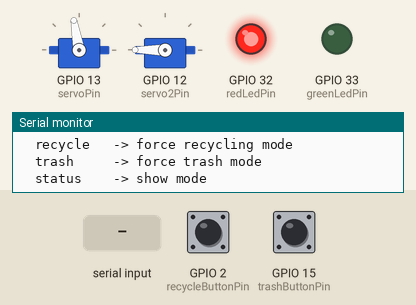
Bench run of a sketch on a simulated ESP32. Shown: 2 × servo, output pins drawn as LEDs (lit = HIGH), the last lines printed to the serial monitor. The inputs (shaded band) are chosen by the test bench; at power-on: GPIO 2 (recycleButtonPin) HIGH, GPIO 15 (trashButtonPin) HIGH. WiFi joins after 1.5 s; servers stay silent unless stated; the camera gives no picture.

Above: at 3.1 s.
3.2 s: GPIO 2 (recycleButtonPin) pulled LOW for 0.15 s
At 3.7 s:
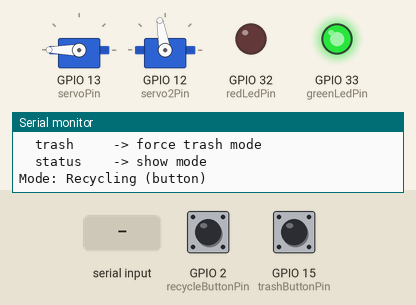
4.8 s: GPIO 15 (trashButtonPin) pulled LOW for 0.15 s
At 6.1 s:
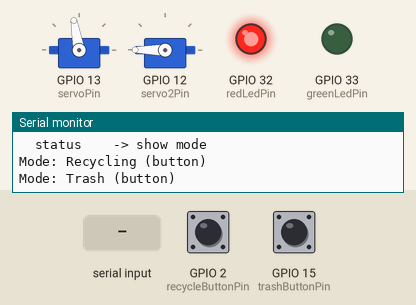
8.1 s: "recycle\n" received over Serial
At 9.2 s:
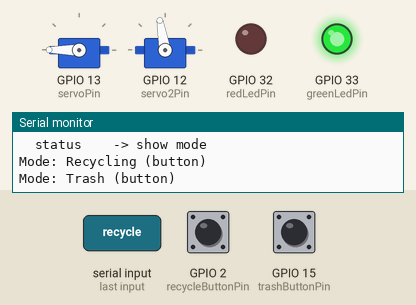
9.6 s: "Trash\n" received over Serial
At 10.3 s:
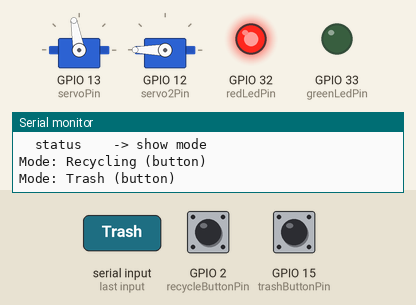
Timing chart, 0 to 12.1 s (numbered marks = the images above; inputs shaded):
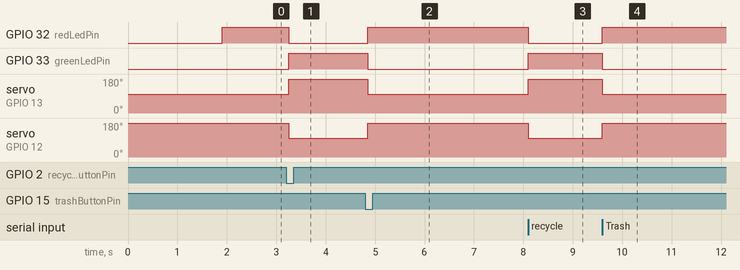

Measured:
- after the input at 3.2 s, GPIO 32 (redLedPin): HIGH → LOW after 0.05 s; GPIO 33 (greenLedPin): LOW → HIGH after 0.05 s; servo on GPIO 13 (servoPin): 100° → 180° after 0.05 s; servo on GPIO 12 (servo2Pin): 180° → 100° after 0.05 s
- after the input at 4.8 s, GPIO 32 (redLedPin): LOW → HIGH after 0.05 s; GPIO 33 (greenLedPin): HIGH → LOW after 0.05 s; servo on GPIO 13 (servoPin): 180° → 100° after 0.05 s; servo on GPIO 12 (servo2Pin): 100° → 180° after 0.05 s
- after the input at 8.1 s, GPIO 32 (redLedPin): HIGH → LOW at once; GPIO 33 (greenLedPin): LOW → HIGH at once; servo on GPIO 13 (servoPin): 100° → 180° at once; servo on GPIO 12 (servo2Pin): 180° → 100° at once
- after the input at 9.6 s, GPIO 32 (redLedPin): LOW → HIGH at once; GPIO 33 (greenLedPin): HIGH → LOW at once; servo on GPIO 13 (servoPin): 180° → 100° at once; servo on GPIO 12 (servo2Pin): 100° → 180° at once

The sketch:

arduino_cam_to_AWS.ino
```cpp
#include "esp_camera.h"
#include <WiFi.h>
#include <HTTPClient.h>           // <---- Added for AWS POST
#include <ESP32Servo.h>
#include <WebServer.h>

// ====== Wi-Fi credentials ======
const char* ssid = "wyattphone";
const char* password = "minecraft";

// ===== AWS API Gateway Endpoint =====
// REPLACE THIS WITH YOUR REAL ENDPOINT
String awsUrl = "https://YOUR_API_ID.execute-api.YOUR_REGION.amazonaws.com/analyze";

// ====== Camera Pin Mapping (Freenove ESP32-WROVER) ======
#define PWDN_GPIO_NUM    -1
#define RESET_GPIO_NUM   -1
#define XCLK_GPIO_NUM    21
#define SIOD_GPIO_NUM    26
#define SIOC_GPIO_NUM    27

#define Y9_GPIO_NUM      35
#define Y8_GPIO_NUM      34
#define Y7_GPIO_NUM      39
#define Y6_GPIO_NUM      36
#define Y5_GPIO_NUM      19
#define Y4_GPIO_NUM      18
#define Y3_GPIO_NUM      5
#define Y2_GPIO_NUM      4
#define VSYNC_GPIO_NUM   25
#define HREF_GPIO_NUM    23
#define PCLK_GPIO_NUM    22

WebServer server(80);

// ====== Servo + LEDs ======
Servo myServo;
Servo myServo2;

const int recycleButtonPin = 2;
const int trashButtonPin = 15;
const int greenLedPin = 33;
const int redLedPin = 32;
const int servoPin = 13;
const int servo2Pin = 12;

bool isRecycling = false;
bool lastRecycleButton = HIGH;
bool lastTrashButton = HIGH;

// ===== Function Prototypes =====
void startCameraServer();
void handle_jpg_stream();
void updateSystem();
void handleSerialInput(String cmd);

// ===== AWS Function Prototype =====
String sendImageToAWS();

// ===== Setup =====
void setup() {
  Serial.begin(115200);
  Serial.println("\nStarting ESP32 Camera...");

  WiFi.begin(ssid, password);
  Serial.printf("Connecting to WiFi %s\n", ssid);
  while (WiFi.status() != WL_CONNECTED) {
    delay(400); Serial.print(".");
  }
  Serial.println("\nWiFi connected!");

  Serial.print("Stream URL: http://");
  Serial.println(WiFi.localIP());

  // ===== Camera Config =====
  camera_config_t config;
  config.ledc_channel = LEDC_CHANNEL_0;
  config.ledc_timer = LEDC_TIMER_0;
  config.pin_d0 = Y2_GPIO_NUM;
  config.pin_d1 = Y3_GPIO_NUM;
  config.pin_d2 = Y4_GPIO_NUM;
  config.pin_d3 = Y5_GPIO_NUM;
  config.pin_d4 = Y6_GPIO_NUM;
  config.pin_d5 = Y7_GPIO_NUM;
  config.pin_d6 = Y8_GPIO_NUM;
  config.pin_d7 = Y9_GPIO_NUM;
  config.pin_xclk = XCLK_GPIO_NUM;
  config.pin_pclk = PCLK_GPIO_NUM;
  config.pin_vsync = VSYNC_GPIO_NUM;
  config.pin_href = HREF_GPIO_NUM;
  config.pin_sscb_sda = SIOD_GPIO_NUM;
  config.pin_sscb_scl = SIOC_GPIO_NUM;
  config.pin_pwdn = PWDN_GPIO_NUM;
  config.pin_reset = RESET_GPIO_NUM;
  config.xclk_freq_hz = 20000000;
  config.pixel_format = PIXFORMAT_JPEG;

  if (psramFound()) {
    config.frame_size = FRAMESIZE_SVGA;
    config.jpeg_quality = 10;
    config.fb_count = 2;
  } else {
    config.frame_size = FRAMESIZE_VGA;
    config.jpeg_quality = 12;
    config.fb_count = 1;
  }

  if (esp_camera_init(&config) != ESP_OK) {
    Serial.println("Camera init failed!");
  }

  startCameraServer();

  pinMode(recycleButtonPin, INPUT);
  pinMode(trashButtonPin, INPUT);
  pinMode(greenLedPin, OUTPUT);
  pinMode(redLedPin, OUTPUT);

  myServo.attach(servoPin);
  myServo2.attach(servo2Pin);

  updateSystem();

  Serial.println("\n=== READY ===");
  Serial.println("Commands:");
  Serial.println("  classify  -> take picture & send to AWS");
  Serial.println("  recycle   -> force recycling mode");
  Serial.println("  trash     -> force trash mode");
  Serial.println("  status    -> show mode");
}

// ===== Main Loop =====
void loop() {
  server.handleClient();

  // Serial commands
  if (Serial.available()) {
    String cmd = Serial.readStringUntil('\n');
    cmd.trim();
    handleSerialInput(cmd);
  }

  // Button logic
  bool recycleButtonState = digitalRead(recycleButtonPin);
  bool trashButtonState = digitalRead(trashButtonPin);

  if (recycleButtonState == LOW && lastRecycleButton == HIGH) {
    delay(50);
    if (digitalRead(recycleButtonPin) == LOW) {
      isRecycling = true;
      updateSystem();
      Serial.println("Mode: Recycling (button)");
    }
  }

  if (trashButtonState == LOW && lastTrashButton == HIGH) {
    delay(50);
    if (digitalRead(trashButtonPin) == LOW) {
      isRecycling = false;
      updateSystem();
      Serial.println("Mode: Trash (button)");
    }
  }

  lastRecycleButton = recycleButtonState;
  lastTrashButton = trashButtonState;
}

// ===== Serial Input Commands =====
void handleSerialInput(String cmd) {
  if (cmd.equalsIgnoreCase("classify")) {
    Serial.println("Capturing image and sending to AWS...");
    String result = sendImageToAWS();
    Serial.print("AWS Result: ");
    Serial.println(result);

    if (result == "Recycling") {
      isRecycling = true;
    } else if (result == "Trash") {
      isRecycling = false;
    }

    updateSystem();
  }
  else if (cmd.equalsIgnoreCase("recycle")) {
    isRecycling = true;
    updateSystem();
  }
  else if (cmd.equalsIgnoreCase("trash")) {
    isRecycling = false;
    updateSystem();
  }
  else if (cmd.equalsIgnoreCase("status")) {
    Serial.println(isRecycling ? "Recycling" : "Trash");
  }
}

// ===== AWS: Capture & Send Image =====
String sendImageToAWS() {
  camera_fb_t *fb = esp_camera_fb_get();
  if (!fb) {
    Serial.println("Camera error!");
    return "Error";
  }

  HTTPClient http;
  http.begin(awsUrl);
  http.addHeader("Content-Type", "application/octet-stream");

  int httpCode = http.POST(fb->buf, fb->len);
  String payload = http.getString();

  http.end();
  esp_camera_fb_return(fb);

  if (httpCode != 200) {
    Serial.print("AWS Error: ");
    Serial.println(httpCode);
    return "Error";
  }

  // payload should be: {"class":"Recycling"}
  if (payload.indexOf("Recycling") >= 0) return "Recycling";
  if (payload.indexOf("Trash") >= 0) return "Trash";

  return "Unknown";
}

// ===== LED + Servo =====
void updateSystem() {
  if (isRecycling) {
    digitalWrite(greenLedPin, HIGH);
    digitalWrite(redLedPin, LOW);
    myServo.write(180);
    myServo2.write(100);
  } else {
    digitalWrite(greenLedPin, LOW);
    digitalWrite(redLedPin, HIGH);
    myServo.write(100);
    myServo2.write(180);
  }
}

// ===== Camera Stream =====
void handle_jpg_stream() {
  WiFiClient client = server.client();
  camera_fb_t * fb = NULL;

  server.sendContent(
    "HTTP/1.1 200 OK\r\n"
    "Content-Type: multipart/x-mixed-replace; boundary=frame\r\n\r\n"
  );

  while (client.connected()) {
    fb = esp_camera_fb_get();
    if (!fb) continue;

    server.sendContent("--frame\r\nContent-Type: image/jpeg\r\n\r\n");
    client.write(fb->buf, fb->len);
    server.sendContent("\r\n");

    esp_camera_fb_return(fb);
  }
}

void startCameraServer() {
  server.on("/", HTTP_GET, []() {
    server.sendHeader("Location", "/stream");
    server.send(302, "text/plain", "");
  });

  server.on("/stream", HTTP_GET, handle_jpg_stream);
  server.begin();
  Serial.println("Camera server started!");
}
```
